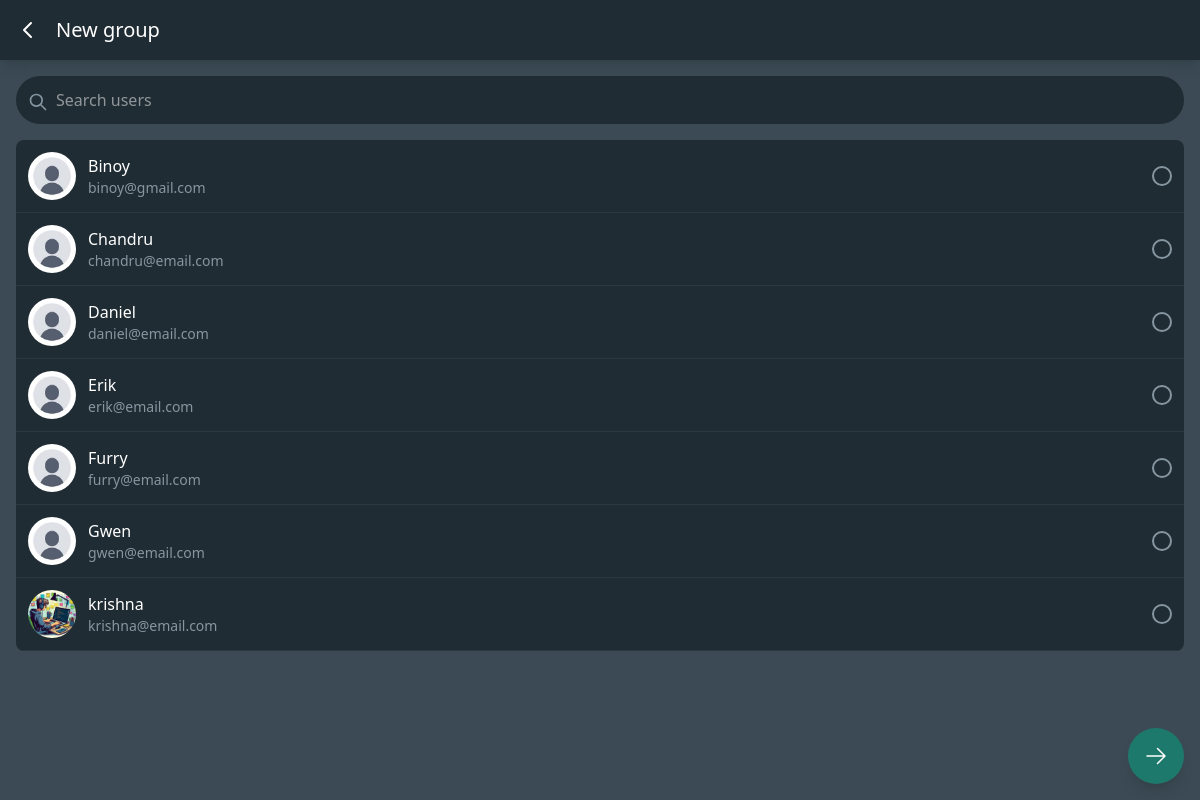
Page /chat/create-group/ (signed in) on the earlier database version.
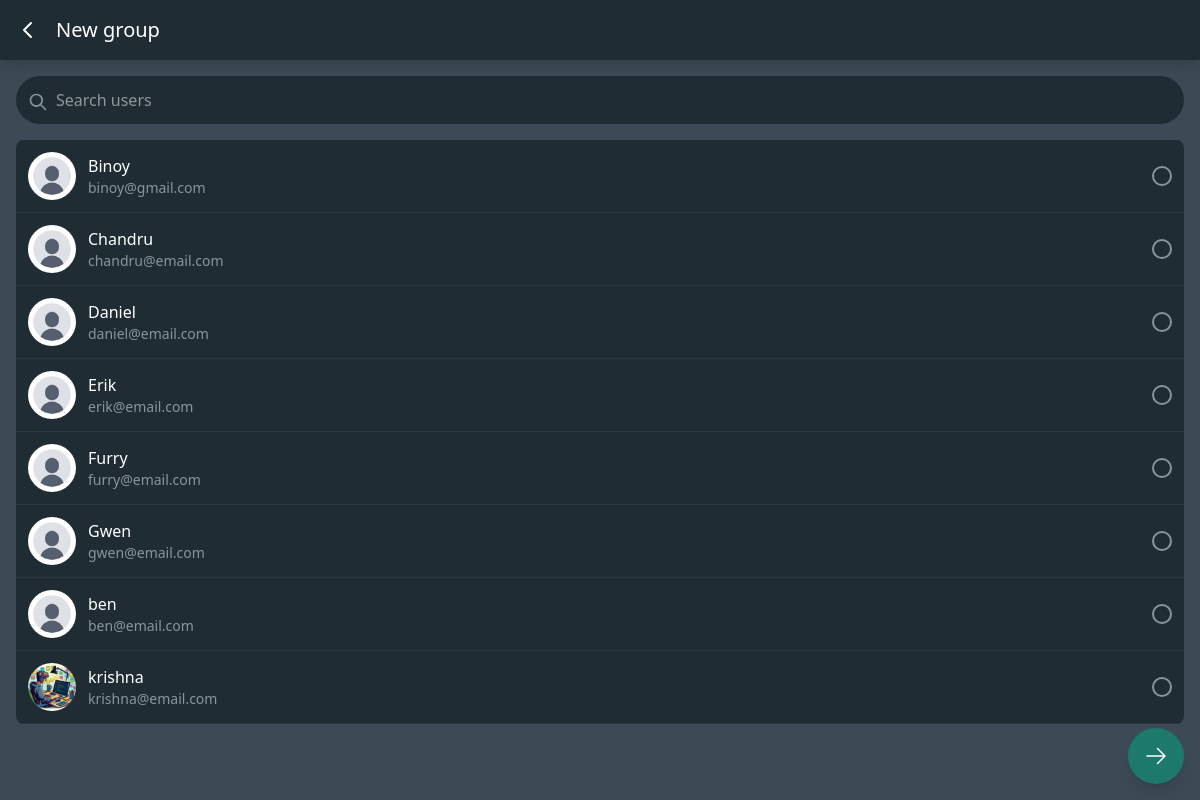
Same page on the later database version.
### userauths/models.py (models this page shows, shortened)
class CustomUser(AbstractUser):
    username = models.CharField(
        max_length=20,
        unique=True,
        blank=False,
        validators=[
            RegexValidator(
                regex='^[a-zA-Z0-9_]+$',
                message='Username can only contain letters, numbers, and underscores',
                code='invalid_username'
            )
        ],
        help_text='Required 20 characters or fewer. Letters, digits and _ only.'
    )
    email = models.EmailField(
        unique=True,
        blank=False,
        help_text='Required. Must be a valid email address.'
    )
    bio = models.TextField(
        max_length=500,  # Increased from 100
        blank=True,  # Changed from False
        help_text='Tell us about yourself (500 characters max)'
    )
    avatar = models.ImageField(
        upload_to=userDirectoryPath,
        default='default.jpg',
        help_text='Profile picture (300x300 recommended)'
    )
    website = models.URLField(
        blank=True,
        default='',
        help_text='Your personal website'
    )
    facebook = models.URLField(
        blank=True,
        default='',
        help_text='Your Facebook profile URL'
    )
    instagram = models.URLField(  # Fixed typo from 'instagran'
        blank=True,
        default='',
        help_text='Your Instagram profile URL'
    )
    twitter = models.URLField(
        blank=True,
        default='',
        help_text='Your Twitter profile URL'
    )
    is_verified = models.BooleanField(
        default=False,
        help_text='Designates whether the user has verified their email'
    )
    last_activity = models.DateTimeField(
        auto_now=True,
        help_text='Last time the user was active'
    )
    USERNAME_FIELD = 'email'
    REQUIRED_FIELDS = ['username']  # Email is already required by default
    class Meta:
        verbose_name = 'User'
        verbose_name_plural = 'Users'
        ordering = ['-date_joined']

### chat/views.py (the view, shortened to what this page needs)
# urls.py: path('create-group/', CreateGroupView.as_view(), name='create-group'),
class CreateGroupView(LoginRequiredMixin, View):
    login_url = '/'  # Redirect URL if not authenticated
    redirect_field_name = 'next'  # Default (optional)
    def get(self, request):
        form = RoomForm(user=request.user)
        users = CustomUser.objects.exclude(id=request.user.id).order_by('username')
        return render(request, 'chat/create_group.html', {
            'form': form,
            'users': users
        })

### templates/chat/create_group.html (shortened to what this page needs)
{% extends "chat/base.html" %}
{% block content %}
<div class="min-h-screen bg-[#3B4A54] flex flex-col relative" id="user-selection-section">
  <div class="bg-[#202C33] p-4 shadow-lg">
    <div class="flex items-center space-x-4">
      <a href="{% url 'groups' %}" class="text-white">
        <svg class="w-6 h-6" fill="none" stroke="currentColor" viewBox="0 0 24 24">
          <path stroke-linecap="round" stroke-linejoin="round" stroke-width="2" d="M15 19l-7-7 7-7"></path>
        </svg>
      </a>
      <h1 class="text-xl font-medium text-white">New group</h1>
    </div>
  </div>
  <div class="flex-1 p-4 relative">
    <div class="mb-4">
      <div class="relative">
        <input
          type="text"
          id="user-search"
          placeholder="Search users"
          class="w-full bg-[#202C33] text-white px-10 py-3 rounded-full focus:outline-none focus:ring-2 focus:ring-[#00A884]"
        >
        <svg class="w-5 h-5 absolute left-3 top-4 text-[#8696A0]" fill="none" stroke="currentColor" viewBox="0 0 24 24">
          <path stroke-linecap="round" stroke-linejoin="round" stroke-width="2" d="M21 21l-6-6m2-5a7 7 0 11-14 0 7 7 0 0114 0z"></path>
        </svg>
      </div>
    </div>
    <div class="rounded-lg flex flex-col overflow-hidden overflow-y-auto user-list max-h-[calc(100vh-160px)]">
      {% for user in users %}
        <label class="flex items-center p-3 border-b border-[#2A3942] bg-[#202C33]  hover:bg-[#2A3942] cursor-pointer transition-colors transition-all duration-200 ease-in-out user-item">
            <img
                src="{{ user.avatar.url|default:'/media/default.jpg' }}"
                alt="John Doe"
                class="w-12 h-12 rounded-full object-cover mr-3"
            >
            <div class="flex-1">
                <h3 class="text-white font-medium">{{ user.username }}</h3>
                <p class="text-[#8696A0] text-sm">{{user.email }}</p>
            </div>
            <div class="w-5 h-5 border-2 border-[#8696A0] rounded-full peer-checked:bg-[#00A884] peer-checked:border-[#00A884] transition-colors">
            </div>
        </label>
      {% empty %}
        <p class="text-center py-8 text-[#8696A0]">No users yet</p>
      {% endfor %}
    </div>
  </div>
  <div class="fixed bottom-4 right-4">
    <button
        id="next-btn"
        class="bg-[#00A884] text-white py-4 px-4 rounded-full font-medium disabled:bg-[#00A88480] disabled:cursor-not-allowed shadow-lg transition-transform hover:scale-105"
        disabled
    >
        <svg xmlns="http://www.w3.org/2000/svg" fill="none" viewBox="0 0 24 24" stroke-width="1.5" stroke="currentColor" class="h-6 w-6">
          <path stroke-linecap="round" stroke-linejoin="round" d="M13.5 4.5 21 12m0 0-7.5 7.5M21 12H3" />
        </svg>
    </button>
  </div>
</div>
{% endblock content %}

### templates/chat/base.html (shortened to what this page needs)
<!DOCTYPE html>
<html lang="en">
  <head>
    {% load static %}
    <script src="https://cdn.jsdelivr.net/npm/@tailwindcss/browser@4"></script>
  </head>
  <body class="bg-gray-600">
    {% block content %} {% endblock content %}
  </body>
</html>

Differences in the rows shown:
added CustomUser: avatar (placeholder picture), username "ben", email "ben@email.com"
